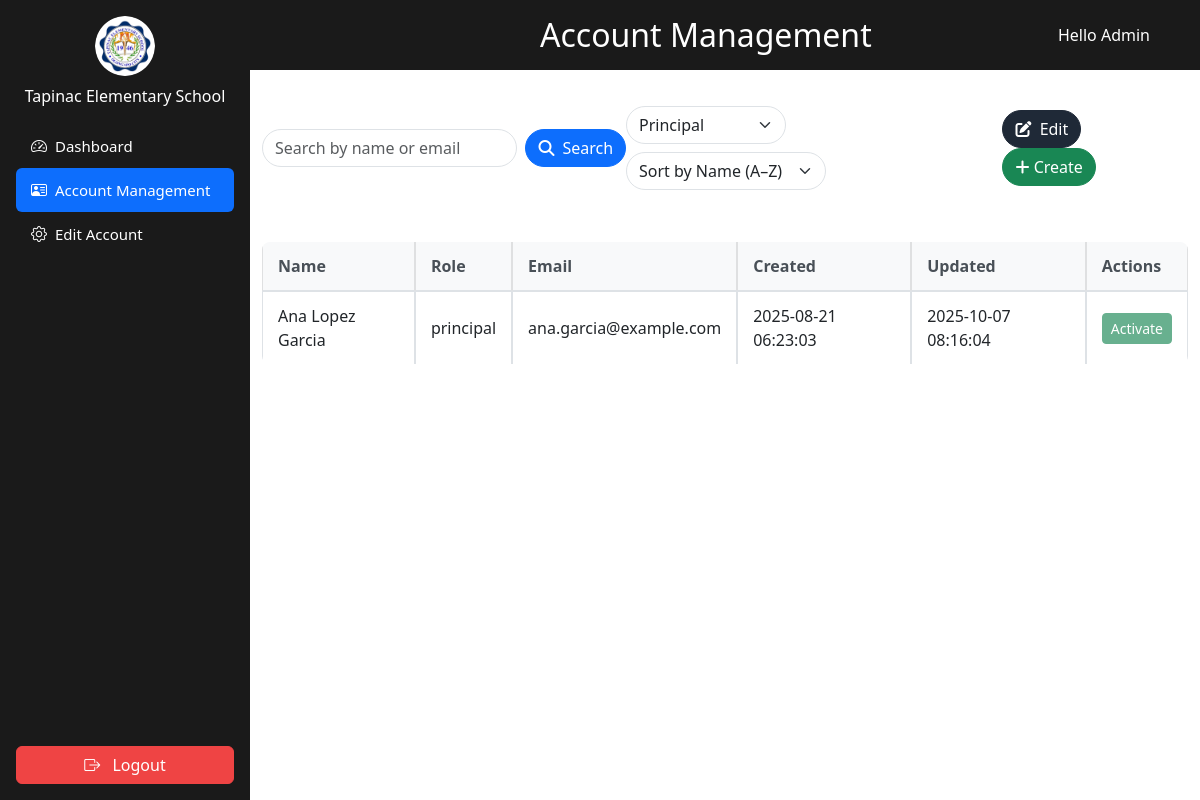
/views/admin/admin_manage_user.php?role=principal (signed in), run on the app's committed database.
### tables this page shows
CREATE TABLE `users` (
  `id` int(11) NOT NULL,
  `username` varchar(50) NOT NULL,
  `password` varchar(255) NOT NULL,
  `role_id` int(11) DEFAULT NULL,
  `teacher_id` int(11) DEFAULT NULL,
  `force_password_reset` tinyint(1) DEFAULT 1,
  `updated_at` DATETIME DEFAULT CURRENT_TIMESTAMP ON UPDATE CURRENT_TIMESTAMP
);

CREATE TABLE `roles` (
  `id` int(11) NOT NULL,
  `role_name` varchar(50) NOT NULL
);

CREATE TABLE `teachers` (
  `id` int(11) NOT NULL,
  `fname` varchar(100) NOT NULL,
  `mname` varchar(100) DEFAULT NULL,
  `lname` varchar(100) NOT NULL,
  `email` varchar(255) NOT NULL,
  `created_at` datetime DEFAULT current_timestamp(),
  `updated_at` datetime DEFAULT current_timestamp() ON UPDATE current_timestamp()
);

### views/admin/admin_manage_user.php (the view, shortened to what this page needs)
<?php
$pdo = new PDO("mysql:host=localhost;dbname=grading_system", "root", "");
$pdo->setAttribute(PDO::ATTR_ERRMODE, PDO::ERRMODE_EXCEPTION);
$role   = $_GET['role'] ?? '';
$sort   = $_GET['sort'] ?? 'name-asc';
$params = [];
$sql = "
    SELECT
        users.id AS user_id,
        CONCAT(teachers.fname, ' ', teachers.mname, ' ', teachers.lname) AS fullname,
        roles.role_name AS role,
        teachers.email,
        teachers.created_at,
        teachers.updated_at
    FROM users
    JOIN teachers ON users.teacher_id = teachers.id
    JOIN roles ON users.role_id = roles.id
    WHERE 1
";
$sql .= " AND users.id != ?";
$params[] = $_SESSION['user_id'];
if (!empty($role)) {
    $sql .= " AND roles.role_name = ?";
    $params[] = $role;
}
if (!empty($role)) {
    $sql .= " AND roles.role_name = ?";
    $params[] = $role;
}
$sortOptions = [
    'name-asc'      => 'fullname ASC',
    'name-desc'     => 'fullname DESC',
    'email-asc'     => 'teachers.email ASC',
    'email-desc'    => 'teachers.email DESC',
    'created-asc'   => 'teachers.created_at ASC',
    'created-desc'  => 'teachers.created_at DESC',
    'modified-asc'  => 'teachers.updated_at ASC',
    'modified-desc' => 'teachers.updated_at DESC'
];
$orderBy = $sortOptions[$sort] ?? 'fullname ASC';
$sql .= " ORDER BY $orderBy";
$stmt = $pdo->prepare($sql);
$stmt->execute($params);
$accounts = $stmt->fetchAll(PDO::FETCH_ASSOC);
$roleStmt = $pdo->query("
    SELECT roles.role_name, COUNT(users.id) AS user_count
    FROM roles
    LEFT JOIN users ON roles.id = users.role_id
    GROUP BY roles.role_name
");
$roleData = $roleStmt->fetchAll(PDO::FETCH_KEY_PAIR);
?>
<!DOCTYPE html>
<html lang="en">
<head>
  <link rel="stylesheet" href="https://cdn.jsdelivr.net/npm/bootstrap@5.3.0/dist/css/bootstrap.min.css">
    <link rel="stylesheet" href="../../assets/css/sidebar.css">
    <link rel="stylesheet" href="../../assets/css/all_role_style/style.css">
    <link href="https://cdn.jsdelivr.net/npm/bootstrap@5.3.0/dist/css/bootstrap.min.css" rel="stylesheet">
    <link rel="stylesheet" href="https://cdn.jsdelivr.net/npm/bootstrap-icons@1.10.5/font/bootstrap-icons.css">
    <link rel="stylesheet" href="https://cdnjs.cloudflare.com/ajax/libs/font-awesome/6.5.2/css/all.min.css">
</head>
<body>
<?php include '../../layoutnav/adminbar.php'; ?>
<div>
  <div style="
    background-color: #1a1a1a;
    color: white;
    padding: 20px 20px;
    display: flex;
    justify-content: center;
    align-items: center;
    position: sticky;
    top: 0;
    z-index: 999;
    min-height: 70px;
  ">
    <h2 class="m-0" style="position: absolute; left: 45%; transform: translateX(-50%) margin: left;">
      Account Management
    </h2>
    <?php if (isset($_SESSION['full_name'])): ?>
      <span style="position: absolute; right: 50px;">
        Hello Admin
      </span>
    <?php endif; ?>
  </div>
    <div class="container-fluid">
      <div class="row justify-content-center">
        <div class="col-12 col-lg-90">
          <div class="main-content">
            <div class="search-and-buttons sticky-top bg-white py-3 z-1">
              <div class="row mb-3">
                <div class="col d-flex">
                  <form id="searchForm" class="d-flex w-100" method="GET">
                    <input type="text" name="search" id="searchInput" class="form-control rounded-pill me-2"
                          placeholder="Search by name or email" value="<?= htmlspecialchars($_GET['search'] ?? '') ?>"  />
                    <button class="btn btn-primary rounded-pill d-flex align-items-center" type="submit">
                      <i class="fa-solid fa-magnifying-glass me-2"></i>
                      <span>Search</span>
                    </button>
                  </form>
                </div>
              </div>
              <div class="row g-2 align-items-center mb-3">
                <form method="GET" class="d-flex flex-wrap gap-2">
                  <div class="col-auto">
                    <select name="role" id="roleFilter" class="form-select rounded-pill" onchange="this.form.submit()">
                      <?php
                        $roles = ['admin', 'adviser', 'masterteacher', 'principal', 'teacher'];
                        foreach ($roles as $r) {
                            $count = $roleData[$r] ?? 0;
                            $selected = ($role === $r) ? 'selected' : '';
                            $disabled = ($count == 0) ? 'disabled' : '';
                            echo "<option value=\"$r\" $selected $disabled>" . ucfirst($r) . "</option>";
                        }
                      ?>
                    </select>
                  </div>
                  <div class="col-auto">
                    <select name="sort" id="sortSelect" class="form-select rounded-pill" onchange="this.form.submit()"
                      style="width: 200px; text-overflow: ellipsis; white-space: nowrap; overflow: hidden;">
                      <option value="name-asc" <?= ($_GET['sort'] ?? '')=== 'name-asc' ? 'selected' : '' ?>>Sort by Name (A–Z)</option>
                    </select>
                  </div>
                </form>
              </div>
                <div class="action-buttons mb-3">
                    <button id="toggleEditMode" type="button" class="btn btn-dark rounded-pill">
                    <i class="fas fa-edit me-1"></i> <span>Edit</span>
                </button>
                <button type="button" class="btn btn-success rounded-pill" data-bs-toggle="modal" data-bs-target="#createUserModal">
                  <i class="fas fa-plus"></i> Create
                </button>
              </div>
            </div>
            <div class="table-responsive" style="max-height: 400px; overflow-y: auto;">
              <table class="table table-hover table-bordered mb-0">
                <thead class="table-light sticky-top top-0">
                  <tr>
                    <th scope="col">Name</th>
                    <th scope="col">Role</th>
                    <th scope="col">Email</th>
                    <th scope="col">Created</th>
                    <th scope="col">Updated</th>
                    <th scope="col">Actions</th>
                  </tr>
                </thead>
                <tbody>
                  <?php if (!empty($accounts)): ?>
                    <?php foreach ($accounts as $account): ?>
                      <tr>
                        <td><?= htmlspecialchars($account['fullname']) ?></td>
                        <td><?= htmlspecialchars($account['role']) ?></td>
                        <td><?= htmlspecialchars($account['email']) ?></td>
                        <td><?= htmlspecialchars($account['created_at']) ?></td>
                        <td><?= htmlspecialchars($account['updated_at']) ?></td>
                        <td><button class="btn btn-sm btn-success" disabled>Activate</button></td>
                      </tr>
                    <?php endforeach; ?>
                  <?php endif; ?>
                </tbody>
              </table>
            </div>
          </div>
        </div>
      </div>
    </div>
</div>
</body>
</html>

### assets/css/sidebar.css (style rules this page uses)
.main-content { margin-left: 250px; padding: 20px; }

### assets/css/all_role_style/style.css (style rules this page uses)
body { background-color: #f0f2f5; }
.main-content { margin-left: 250px; flex: 1; padding: 0; }
.container-fluid { padding-top: 20px; }
.search-and-buttons { display: flex; justify-content: space-between; align-items: center; margin-bottom: 20px; }
.action-buttons .btn { margin-left: 10px; border-radius: 8px; font-weight: 500; }
.table-responsive { margin-top: 20px; }
.table { border-radius: 8px; overflow: hidden; border-collapse: separate; border-spacing: 0; }
.table thead th { background-color: #f8f9fa; color: #495057; font-weight: 600; border-bottom: 1px solid #dee2e6; padding: 12px 15px; }
.table tbody tr { background-color: #fff; }
.table tbody td { padding: 12px 15px; vertical-align: middle; border-top: 1px solid #dee2e6; }
.btn-dark { background-color: #1F2937 !important; border-color: #1F2937 !important; }

### data on the page
users: fullname "Ana Lopez Garcia", role.role_name "principal", teacher.email "ana.garcia@example.com", teacher.created_at "2025-08-21 06:23:03", teacher.updated_at "2025-10-07 08:16:04"

### other printed values
form field role "Principal"
